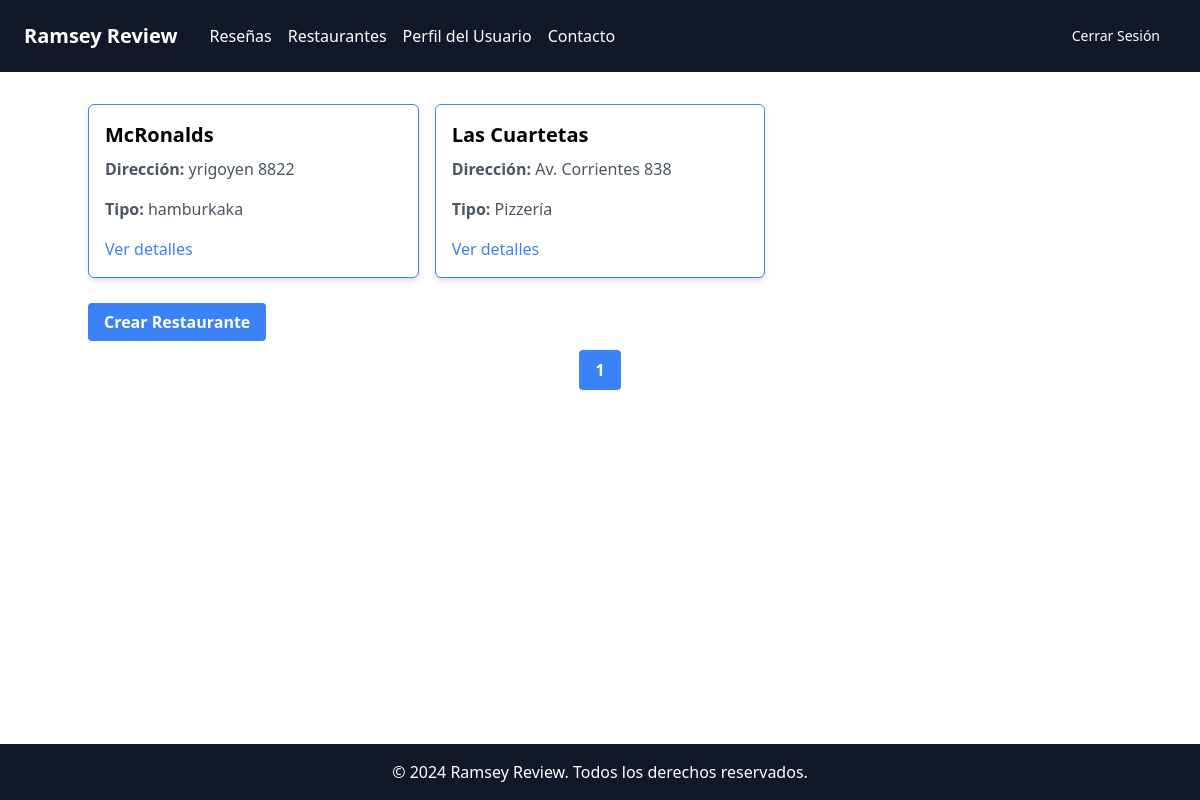
Screenshot of /restaurantes/ (signed in) with the database file from the repository.
### apps/Restaurantes/models.py (models this page shows, shortened)
class Restaurante(models.Model):
    nombre = models.CharField(max_length=100)
    direccion = models.CharField(max_length=100)
    horario = models.CharField(max_length=100)
    tipo = models.CharField(max_length=50)

### apps/Restaurantes/views.py (the view)
# urls.py: path('',ListViewRestaurante.as_view(), name='list_restaurante'),
class ListViewRestaurante(ListView):
    model = Restaurante
    template_name = 'list_restaurante.html'
    paginate_by = 6

### apps/Restaurantes/templates/list_restaurante.html (shortened to what this page needs)
{% extends 'base.html' %}
{% block content %}
<div class="container mx-auto mt-8 flex-grow flex flex-col">
    <div class="grid grid-cols-1 sm:grid-cols-2 md:grid-cols-3 gap-4 mb-8">
        {% for restaurante in object_list %}
        <div class="bg-white shadow-md rounded-md overflow-hidden border border-blue-500 p-4">
            <h2 class="text-xl font-bold mb-2">{{ restaurante.nombre }}</h2>
            <p class="text-gray-600 mb-4"><strong>Dirección:</strong> {{ restaurante.direccion }}</p>
            <p class="text-gray-600 mb-4"><strong>Tipo:</strong> {{ restaurante.tipo }}</p>
            <a href="{% url 'detail_restaurante' restaurante.pk %}" class="text-blue-500 hover:underline">Ver detalles</a>
        </div>
        {% endfor %}
    </div>
    {% if request.user.is_authenticated and request.user.is_staff %}
        <div class="mb-4">
            <a href="{% url 'crear_restaurante' %}" class="bg-blue-500 hover:bg-blue-700 text-white font-bold py-2 px-4 rounded">Crear Restaurante</a>
        </div>
    {% endif %}
    <div class="mt-auto">
        <div class="flex justify-center pb-8">
            <div class="flex items-center space-x-2">
                {% for num in page_obj.paginator.page_range %}
                    {% if num == page_obj.number %}
                        <span class="bg-blue-500 text-white font-bold py-2 px-4 rounded">{{ num }}</span>
                    {% elif num > page_obj.number|add:'-2' and num < page_obj.number|add:'2' %}
                        <a href="?page={{ num }}" class="bg-white hover:bg-blue-500 hover:text-white text-blue-500 font-bold py-2 px-4 rounded">{{ num }}</a>
                    {% elif num == 1 %}
                        <a href="?page={{ num }}" class="bg-white hover:bg-blue-500 hover:text-white text-blue-500 font-bold py-2 px-4 rounded">{{ num }}</a>
                        {% if page_obj.number > 4 %}
                            <span class="font-bold py-2 px-4">...</span>
                        {% endif %}
                    {% elif num == page_obj.paginator.num_pages %}
                        {% if page_obj.number < page_obj.paginator.num_pages|add:'-3' %}
                            <span class="font-bold py-2 px-4">...</span>
                        {% endif %}
                        <a href="?page={{ num }}" class="bg-white hover:bg-blue-500 hover:text-white text-blue-500 font-bold py-2 px-4 rounded">{{ num }}</a>
                    {% endif %}
                {% endfor %}
            </div>
        </div>
    </div>
</div>
{% endblock %}

### rows the page displays
Restaurante: nombre "McRonalds", direccion "yrigoyen 8822", tipo "hamburkaka"
Restaurante: nombre "Las Cuartetas", direccion "Av. Corrientes 838", tipo "Pizzería"

### other values shown
{{ num }} "1"
